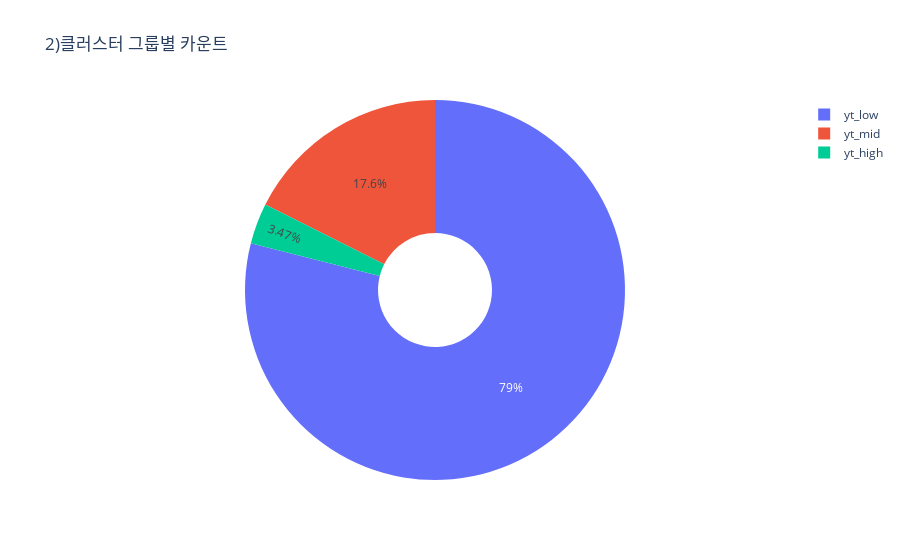

Notebook code cell kept with this figure:
### Code cell
import plotly.graph_objects as go
labels=['yt_low','yt_mid','yt_high']
#labels = list(df_zuid_notzero.groupby(['cluster_youtube_prop'])['zuid'].count().index)
values=list(df.groupby(['cluster_yt_prop'])['zuid'].count().values)

fig = go.Figure(data=[go.Pie(labels=labels, values=values,hole=.3)])

fig.update_layout(
    title_text="2)클러스터 그룹별 카운트")
# fig.update_traces(textposition='inside')
# fig.update_layout(uniformtext_minsize=12, uniformtext_mode='hide')
fig.show()

### Figure 1 — Plotly figure (JSON) as saved in the notebook; plotly's stock layout.template omitted (floating-point values rounded to 4 significant figures)
{"data": [{"hole": 0.3, "labels": ["yt_low", "yt_mid", "yt_high"], "type": "pie", "values": [407026, 90538, 17910]}], "layout": {"title": {"text": "2)클러스터 그룹별 카운트"}}}
